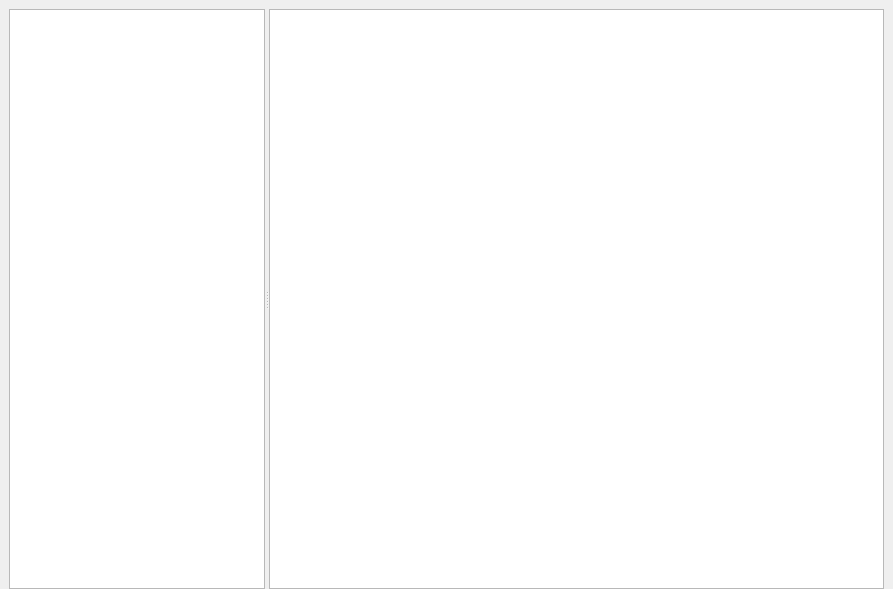
<?xml version="1.0" encoding="UTF-8"?>
<ui version="4.0">
 <class>PortfolioViewerWindow</class>
 <widget class="QWidget" name="PortfolioViewerWindow">
  <property name="geometry">
   <rect>
    <x>0</x>
    <y>0</y>
    <width>893</width>
    <height>589</height>
   </rect>
  </property>
  <property name="windowTitle">
   <string>Portfolio Viewer</string>
  </property>
  <property name="windowIcon">
   <iconset resource="../../LegacyResources/LegacyResources.qrc">
    <normaloff>:/icons/briefcase.png</normaloff>:/icons/briefcase.png</iconset>
  </property>
  <layout class="QVBoxLayout" name="verticalLayout">
   <property name="spacing">
    <number>0</number>
   </property>
   <property name="leftMargin">
    <number>0</number>
   </property>
   <property name="topMargin">
    <number>0</number>
   </property>
   <property name="rightMargin">
    <number>0</number>
   </property>
   <property name="bottomMargin">
    <number>0</number>
   </property>
   <item>
    <widget class="QWidget" name="m_innerContainer" native="true">
     <layout class="QVBoxLayout" name="m_innerContainerLayout">
      <property name="bottomMargin">
       <number>0</number>
      </property>
      <item>
       <widget class="QSplitter" name="m_viewSplitter">
        <property name="sizePolicy">
         <sizepolicy hsizetype="Preferred" vsizetype="Preferred">
          <horstretch>0</horstretch>
          <verstretch>0</verstretch>
         </sizepolicy>
        </property>
        <property name="orientation">
         <enum>Qt::Horizontal</enum>
        </property>
        <widget class="QTreeView" name="m_selectionTreeView">
         <property name="sizePolicy">
          <sizepolicy hsizetype="Maximum" vsizetype="Expanding">
           <horstretch>0</horstretch>
           <verstretch>0</verstretch>
          </sizepolicy>
         </property>
         <property name="selectionMode">
          <enum>QAbstractItemView::NoSelection</enum>
         </property>
         <property name="selectionBehavior">
          <enum>QAbstractItemView::SelectRows</enum>
         </property>
         <property name="rootIsDecorated">
          <bool>true</bool>
         </property>
        </widget>
        <widget class="QTableView" name="m_portfolioTableView">
         <property name="sizePolicy">
          <sizepolicy hsizetype="Preferred" vsizetype="Preferred">
           <horstretch>1</horstretch>
           <verstretch>0</verstretch>
          </sizepolicy>
         </property>
         <property name="alternatingRowColors">
          <bool>true</bool>
         </property>
         <property name="selectionMode">
          <enum>QAbstractItemView::ExtendedSelection</enum>
         </property>
         <property name="selectionBehavior">
          <enum>QAbstractItemView::SelectRows</enum>
         </property>
         <property name="showGrid">
          <bool>false</bool>
         </property>
         <property name="sortingEnabled">
          <bool>true</bool>
         </property>
         <attribute name="horizontalHeaderHighlightSections">
          <bool>false</bool>
         </attribute>
         <attribute name="horizontalHeaderStretchLastSection">
          <bool>false</bool>
         </attribute>
         <attribute name="verticalHeaderVisible">
          <bool>false</bool>
         </attribute>
         <attribute name="verticalHeaderHighlightSections">
          <bool>false</bool>
         </attribute>
        </widget>
       </widget>
      </item>
     </layout>
    </widget>
   </item>
  </layout>
 </widget>
 <resources>
  <include location="../../LegacyResources/LegacyResources.qrc"/>
 </resources>
 <connections/>
</ui>
